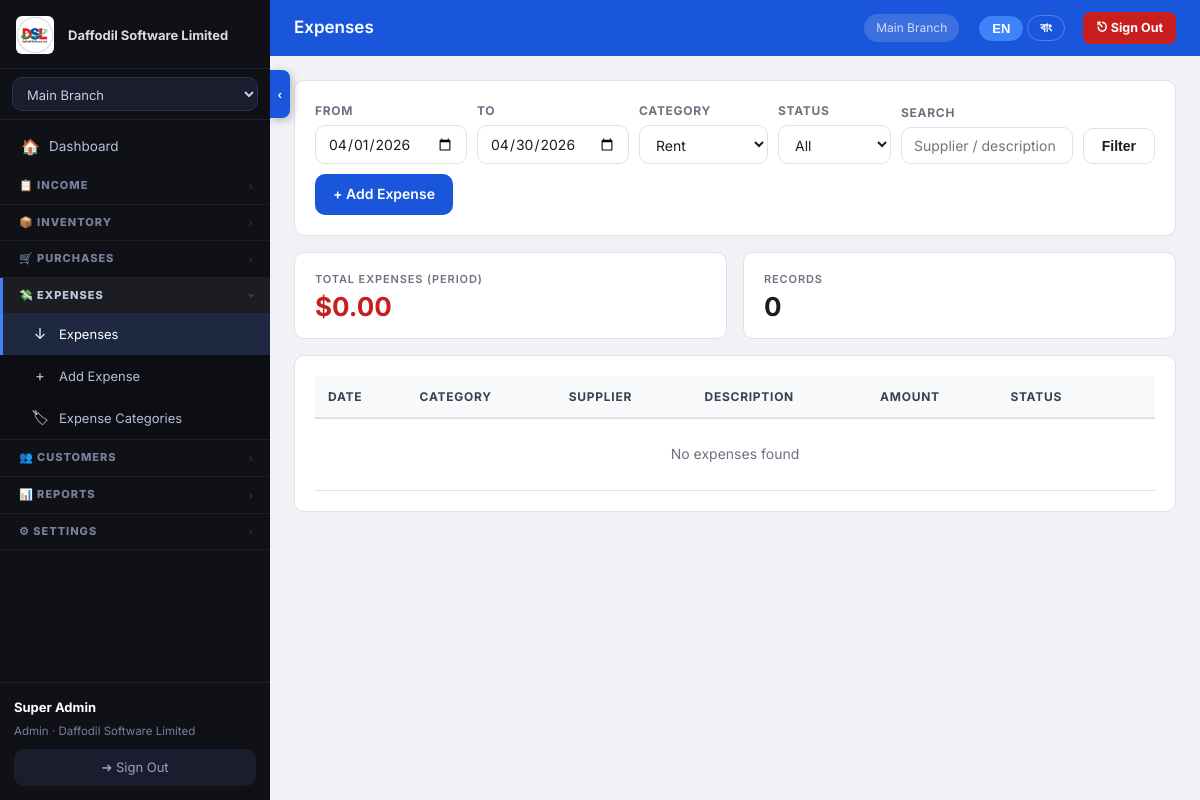
Page /public/expenses.php (signed in) on the committed database.
### tables this page shows
CREATE TABLE `company_settings` (
  `id` int(10) UNSIGNED NOT NULL,
  `tenant_id` int(10) UNSIGNED NOT NULL,
  `company_name` varchar(150) NOT NULL DEFAULT '',
  `address` text,
  `city` varchar(100) DEFAULT NULL,
  `country` varchar(100) DEFAULT NULL,
  `phone` varchar(50) DEFAULT NULL,
  `phone2` varchar(50) DEFAULT NULL,
  `email` varchar(150) DEFAULT NULL,
  `website` varchar(200) DEFAULT NULL,
  `logo_path` varchar(300) DEFAULT NULL,
  `currency` varchar(10) DEFAULT '$',
  `currency_code` varchar(5) DEFAULT 'USD',
  `tax_label` varchar(30) DEFAULT 'VAT',
  `invoice_prefix` varchar(10) DEFAULT 'INV',
  `footer_note` text,
  `updated_at` datetime DEFAULT CURRENT_TIMESTAMP ON UPDATE CURRENT_TIMESTAMP,
  `loyalty_earn_amount` decimal(10,2) NOT NULL DEFAULT '100.00',
  `loyalty_earn_points` int(11) NOT NULL DEFAULT '1',
  `loyalty_redeem_value` decimal(10,4) NOT NULL DEFAULT '1.0000',
  `loyalty_enabled` tinyint(1) NOT NULL DEFAULT '1',
  `loyalty_min_redeem` int(11) NOT NULL DEFAULT '10',
  `loyalty_expiry_days` int(11) NOT NULL DEFAULT '0'
);

CREATE TABLE `branches` (
  `id` int(10) UNSIGNED NOT NULL,
  `tenant_id` int(10) UNSIGNED NOT NULL,
  `name` varchar(120) NOT NULL,
  `address` text,
  `phone` varchar(30) DEFAULT NULL,
  `is_active` tinyint(1) DEFAULT '1',
  `branch_password` varchar(255) DEFAULT NULL,
  `created_at` datetime DEFAULT CURRENT_TIMESTAMP
);

### src/core.php (called while the page is built, shortened)
<?php
function db(): PDO {
    static $pdo = null;
    if ($pdo === null) {
        $dsn = sprintf('mysql:host=%s;dbname=%s;charset=%s', DB_HOST, DB_NAME, DB_CHARSET);
        $pdo = new PDO($dsn, DB_USER, DB_PASS, [
            PDO::ATTR_ERRMODE            => PDO::ERRMODE_EXCEPTION,
            PDO::ATTR_DEFAULT_FETCH_MODE => PDO::FETCH_ASSOC,
            PDO::ATTR_EMULATE_PREPARES   => false,
        ]);
    }
    return $pdo;
}
function auth(): array|null {
    return $_SESSION['pos_user'] ?? null;
}
function brid(): int { return (int)($_SESSION['active_branch'] ?? 0); }
function get_branches(): array {
    $u = auth();
    if ($u['branch_id']) {
        $s = db()->prepare('SELECT * FROM branches WHERE id=? AND tenant_id=? AND is_active=1');
        $s->execute([$u['branch_id'], $u['tenant_id']]);
    } else {
        $s = db()->prepare('SELECT * FROM branches WHERE tenant_id=? AND is_active=1 ORDER BY name');
        $s->execute([$u['tenant_id']]);
    }
    return $s->fetchAll();
}
function h(mixed $v): string { return htmlspecialchars((string)$v, ENT_QUOTES, 'UTF-8'); }
function money(float $v): string { return CURRENCY . number_format($v, 2); }
function paginate(int $total, int $per_page, int $page): array {
    $pages = max(1, (int)ceil($total / $per_page));
    $page  = max(1, min($page, $pages));
    return ['total'=>$total,'per_page'=>$per_page,'page'=>$page,'pages'=>$pages,
            'offset'=>($page-1)*$per_page];
}

### public/expenses.php (the view, shortened to what this page needs)
<?php
require_once __DIR__ . '/../src/core.php';
$page_title = 'Expenses';
$tid = tid(); $bid = brid();
$search = trim($_GET['q']   ?? '');
$cat    = (int)($_GET['cat'] ?? 0);
$from   = $_GET['from']     ?? date('Y-m-01');
$to     = $_GET['to']       ?? date('Y-m-d');
$pg     = max(1,(int)($_GET['page']??1));
$per    = 20;
$where = 'e.tenant_id=? AND e.branch_id=? AND e.date BETWEEN ? AND ?';
$params = [$tid,$bid,$from,$to];
$cnt = db()->prepare("SELECT COUNT(*) FROM expenses e WHERE $where");
$cnt->execute($params); $total = (int)$cnt->fetchColumn();
$pag = paginate($total,$per,$pg);
$stmt = db()->prepare("SELECT e.*, ec.name cat_name FROM expenses e
  LEFT JOIN expense_categories ec ON ec.id=e.category_id
  WHERE $where ORDER BY e.date DESC, e.id DESC
  LIMIT {$pag['per_page']} OFFSET {$pag['offset']}");
$stmt->execute($params); $rows = $stmt->fetchAll();
$cats = db()->prepare('SELECT * FROM expense_categories WHERE tenant_id=? ORDER BY name');
$cats->execute([$tid]); $categories = $cats->fetchAll();
$ts = db()->prepare("SELECT COALESCE(SUM(e.amount),0) FROM expenses e WHERE $where AND e.status!='cancelled'");
$ts->execute($params); $period_total = (float)$ts->fetchColumn();
?>
<div class="card" style="margin-bottom:16px">
  <form method="get" style="display:flex;flex-wrap:wrap;gap:10px;align-items:flex-end">
    <div class="form-group" style="margin:0"><label>From</label><input type="date" name="from" value="<?= h($from) ?>"></div>
    <div class="form-group" style="margin:0"><label>To</label><input type="date" name="to" value="<?= h($to) ?>"></div>
    <div class="form-group" style="margin:0"><label>Category</label>
      <select name="cat">
        <?php foreach ($categories as $c): ?>
          <option value="<?= $c['id'] ?>" <?= $cat==$c['id']?'selected':'' ?>><?= h($c['name']) ?></option>
        <?php endforeach; ?>
      </select>
    </div>
    <div class="form-group" style="margin:0"><label>Status</label>
      <select name="status">
        <option value="">All</option>
      </select>
    </div>
    <div class="form-group" style="margin:0;flex:1;min-width:160px"><label>Search</label>
      <input type="text" name="q" value="<?= h($search) ?>" placeholder="Supplier / description">
    </div>
    <button class="btn btn-outline">Filter</button>
    <a href="<?= APP_URL ?>/expense-add.php" class="btn btn-primary">+ Add Expense</a>
  </form>
</div>
<div class="stats-grid" style="margin-bottom:16px">
  <div class="stat-card">
    <div class="stat-label">Total Expenses (period)</div>
    <div class="stat-value expense"><?= money($period_total) ?></div>
  </div>
  <div class="stat-card">
    <div class="stat-label">Records</div>
    <div class="stat-value"><?= number_format($total) ?></div>
  </div>
</div>
<div class="card">
  <div class="table-wrap">
    <table>
      <thead><tr><th>Date</th><th>Category</th><th>Supplier</th><th>Description</th><th>Amount</th><th>Status</th><th></th></tr></thead>
      <tbody>
      <?php if (!$rows): ?><tr><td colspan="7" style="text-align:center;color:var(--c-muted);padding:24px">No expenses found</td></tr><?php endif; ?>
      </tbody>
    </table>
  </div>
</div>
<?php
$content = ob_get_clean();
include __DIR__ . '/../templates/layout.php';

### templates/layout.php (shortened to what this page needs)
<?php
$user             = auth();
$branches         = get_branches();
$active_branch    = brid();
$cs_stmt          = db()->prepare('SELECT * FROM company_settings WHERE tenant_id=?');
$cs_stmt->execute([tid()]);
$cs               = $cs_stmt->fetch() ?: [];
$app_display_name = !empty($cs['company_name']) ? $cs['company_name'] : APP_NAME;
$logo_url         = '';
if (!empty($cs['logo_path'])) $logo_url = APP_URL . '/' . ltrim($cs['logo_path'], '/');
?><!DOCTYPE html>
<html lang="en" id="html-root" data-lang="en">
<head>
<link rel="stylesheet" href="<?= APP_URL ?>/assets/style.css">
</head>
<body class="<?= (isset($_COOKIE['sidebar_collapsed']) && $_COOKIE['sidebar_collapsed']==='1') ? 'sidebar-collapsed' : '' ?>">
<aside class="sidebar" id="sidebar">
  <div class="sidebar-logo">
    <?php if ($logo_url): ?>
      <img src="<?= h($logo_url) ?>" style="height:38px;max-width:130px;object-fit:contain;border-radius:6px">
      <span class="nav-text sidebar-logo-text" style="font-size:13px;opacity:.85;margin-left:4px"><?= h($app_display_name) ?></span>
    <?php else: ?>
      <span style="font-size:26px;color:#3f83f8;flex-shrink:0">⬡</span>
      <span class="nav-text sidebar-logo-text" style="font-size:15px;font-weight:800"><?= h($app_display_name) ?></span>
    <?php endif; ?>
  </div>
  <form method="post" action="<?= APP_URL ?>/branch-switch.php" class="branch-form">
    <select name="branch_id" onchange="this.form.submit()" class="branch-select">
      <?php foreach ($branches as $b): ?>
        <option value="<?= $b['id'] ?>" <?= $b['id']==$active_branch?'selected':'' ?>><?= h($b['name']) ?></option>
      <?php endforeach; ?>
    </select>
  </form>
  <nav class="nav">
    <?php $p = basename($_SERVER['PHP_SELF']); ?>
    <a href="<?= APP_URL ?>/index.php"
       class="nav-link <?= $p==='index.php'?'active':'' ?>"
       title="Dashboard">
      <span class="nav-icon">🏠</span>
      <span class="nav-text"><span class="t-en">Dashboard</span><span class="t-bn">ড্যাশবোর্ড</span></span>
    </a>
    <div class="nav-group <?= in_array($p,['pos.php','income.php','income-add.php','sales-returns.php','sales-return-add.php'])?'open':'' ?>" id="group-income">
      <div class="nav-group-header" onclick="toggleNavGroup('group-income')">
        <div class="nav-section">
          <span class="nav-text"><span class="t-en">📋 INCOME</span><span class="t-bn">📋 আয়</span></span>
        </div>
        <span class="nav-group-arrow">›</span>
      </div>
    </div>
    <div class="nav-group <?= in_array($p,['items.php','item-add.php','barcode-print.php','inventory-report.php','stock-transfers.php','stock-transfer-add.php'])?'open':'' ?>" id="group-inventory">
      <div class="nav-group-header" onclick="toggleNavGroup('group-inventory')">
        <div class="nav-section">
          <span class="nav-text"><span class="t-en">📦 INVENTORY</span><span class="t-bn">📦 স্টক</span></span>
        </div>
        <span class="nav-group-arrow">›</span>
      </div>
    </div>
    <div class="nav-group <?= in_array($p,['purchases.php','purchase-add.php','purchase-returns.php','purchase-return-add.php'])?'open':'' ?>" id="group-purchases">
      <div class="nav-group-header" onclick="toggleNavGroup('group-purchases')">
        <div class="nav-section">
          <span class="nav-text"><span class="t-en">🛒 PURCHASES</span><span class="t-bn">🛒 ক্রয়</span></span>
        </div>
        <span class="nav-group-arrow">›</span>
      </div>
    </div>
    <div class="nav-group <?= in_array($p,['expenses.php','expense-add.php','expense-categories.php'])?'open':'' ?>" id="group-expenses">
      <div class="nav-group-header" onclick="toggleNavGroup('group-expenses')">
        <div class="nav-section">
          <span class="nav-text"><span class="t-en">💸 EXPENSES</span><span class="t-bn">💸 খরচ</span></span>
        </div>
        <span class="nav-group-arrow">›</span>
      </div>
      <div class="nav-group-body">
        <a href="<?= APP_URL ?>/expenses.php" class="nav-link <?= $p==='expenses.php'?'active':'' ?>" title="Expenses">
          <span class="nav-icon">↓</span><span class="nav-text"><span class="t-en">Expenses</span><span class="t-bn">খরচ তালিকা</span></span>
        </a>
        <a href="<?= APP_URL ?>/expense-add.php" class="nav-link <?= $p==='expense-add.php'?'active':'' ?>" title="Add Expense">
          <span class="nav-icon">+</span><span class="nav-text"><span class="t-en">Add Expense</span><span class="t-bn">খরচ যোগ</span></span>
        </a>
        <a href="<?= APP_URL ?>/expense-categories.php" class="nav-link <?= $p==='expense-categories.php'?'active':'' ?>" title="Expense Categories">
          <span class="nav-icon">🏷</span><span class="nav-text"><span class="t-en">Expense Categories</span><span class="t-bn">খরচের ধরন</span></span>
        </a>
      </div>
    </div>
    <div class="nav-group <?= in_array($p,['customers.php','memberships.php','membership-add.php','loyalty-points.php'])?'open':'' ?>" id="group-customers">
      <div class="nav-group-header" onclick="toggleNavGroup('group-customers')">
        <div class="nav-section">
          <span class="nav-text"><span class="t-en">👥 CUSTOMERS</span><span class="t-bn">👥 গ্রাহক</span></span>
        </div>
        <span class="nav-group-arrow">›</span>
      </div>
    </div>
    <div class="nav-group <?= in_array($p,['report.php','report-sales.php','report-dues.php','report-supplier-dues.php','report-purchases.php','report-expenses.php'])?'open':'' ?>" id="group-reports">
      <div class="nav-group-header" onclick="toggleNavGroup('group-reports')">
        <div class="nav-section">
          <span class="nav-text"><span class="t-en">📊 REPORTS</span><span class="t-bn">📊 রিপোর্ট</span></span>
        </div>
        <span class="nav-group-arrow">›</span>
      </div>
    </div>
    <?php if (in_array($user['role'] ?? '', ['admin','superadmin'])): ?>
    <div class="nav-group <?= in_array($p,['users.php','branches.php','company-setup.php','admin-cms.php','activity-logs.php','superadmin.php','subscription.php'])?'open':'' ?>" id="group-settings">
      <div class="nav-group-header" onclick="toggleNavGroup('group-settings')">
        <div class="nav-section">
          <span class="nav-text"><span class="t-en">⚙ SETTINGS</span><span class="t-bn">⚙ সেটিংস</span></span>
        </div>
        <span class="nav-group-arrow">›</span>
      </div>
    </div>
    <?php endif; ?>
  </nav>
  <div class="sidebar-footer">
    <div class="user-badge">
      <strong class="nav-text"><?= h($user['name']) ?></strong>
      <span class="nav-text"><?= h(ucfirst($user['role'])) ?> · <?= h($app_display_name) ?></span>
    </div>
    <a href="<?= APP_URL ?>/logout.php" class="btn-logout" title="Sign Out">
      <span class="nav-text"><span class="t-en">➜ Sign Out</span><span class="t-bn">➜ সাইন আউট</span></span>
    </a>
  </div>
</aside>
<button class="sidebar-toggle-tab no-print" id="sidebarToggleTab"
        onclick="toggleSidebar()" title="Toggle sidebar">
  <span class="tab-arrow"></span>
</button>
<div class="main-wrap" id="mainWrap">
  <header class="top-bar">
    <h1 class="page-heading"><?= h($page_title ?? '') ?></h1>
    <span class="top-bar-branch"><?php
      foreach ($branches as $b) if ($b['id'] == $active_branch) echo h($b['name']);
    ?></span>
    <div class="lang-toggle no-print" style="margin-left:8px">
      <button class="lang-btn active" id="btn-lang-en" onclick="setLang('en')">EN</button>
      <button class="lang-btn"        id="btn-lang-bn" onclick="setLang('bn')">বাং</button>
    </div>
    <a href="<?= APP_URL ?>/logout.php" class="topbar-signout no-print"
       onclick="return confirm('Sign out?')" title="Sign Out">
      <span class="t-en">⎋ Sign Out</span><span class="t-bn">⎋ বের হন</span>
    </a>
  </header>
  <main class="content"><?= $content ?? '' ?></main>
</div>
</body>
</html>

### templates/layout.php (style rules this page uses)
:root { --sidebar-w: 270px; --sidebar-collapsed-w: 64px; --topbar-h: 58px; --transition: 0.25s cubic-bezier(.4,0,.2,1); }
.sidebar { width: var(--sidebar-w); transition: width var(--transition), transform var(--transition); overflow: hidden; position: fixed; top: 0; left: 0; height: 100vh; z-index: 200; display: flex; flex-direction: column; }
.sidebar .nav { flex: 1 1 0; overflow-y: auto; overflow-x: hidden; scrollbar-width: thin; scrollbar-color: #3a3d56 transparent; min-height: 0; }
.sidebar-logo { flex-shrink: 0; }
.branch-form { flex-shrink: 0; }
.sidebar-footer { flex-shrink: 0; }
.main-wrap { margin-left: var(--sidebar-w); transition: margin-left var(--transition); }
.sidebar-toggle-tab { position: fixed; top: calc(var(--topbar-h) + 12px); left: var(--sidebar-w); width: 20px; height: 48px; background: #1a56db; border-radius: 0 8px 8px 0; cursor: pointer; z-index: 300; display: flex; align-items: center; justify-content: center; transition: left var(--transition), background .15s; box-shadow: 2px 2px 8px rgba(0,0,0,.25); border: none; padding: 0; }
.sidebar-toggle-tab .tab-arrow { color: #fff; font-size: 13px; font-weight: 700; line-height: 1; transition: transform var(--transition); user-select: none; }
.sidebar-toggle-tab .tab-arrow::after { content: '‹'; }
.nav-group { border-bottom: 1px solid rgba(255,255,255,.06); }
.nav-group-header { width: 100%; display: flex; align-items: center; gap: 8px; padding: 9px 16px; background: none; border: none; cursor: pointer; color: #7b7e9e; font-size: 11px; font-weight: 800; text-transform: uppercase; letter-spacing: .09em; text-align: left; transition: background .12s, color .12s; border-left: 3px solid transparent; }
.nav-group.open .nav-group-header { color: #c5c8e0; background: rgba(255,255,255,.05); border-left-color: #3f83f8; }
.nav-group-arrow { margin-left: auto; font-size: 10px; transition: transform var(--transition); opacity: .5; }
.nav-group.open .nav-group-arrow { transform: rotate(90deg); opacity: 1; }
.nav-group-body { max-height: 0; overflow: hidden; background: rgba(0,0,0,.15); transition: max-height 0.28s cubic-bezier(.4,0,.2,1); }
.nav-group.open .nav-group-body { max-height: 600px; }
.nav-group-body .nav-link { padding-left: 28px; font-size: 13px; }
.topbar-signout { display: inline-flex; align-items: center; gap: 5px; padding: 6px 13px; background: #c81e1e; color: #fff; border-radius: 7px; font-size: 12.5px; font-weight: 700; text-decoration: none; white-space: nowrap; margin-left: 6px; transition: background .15s, transform .1s; flex-shrink: 0; }

### rows in the picture
company_settings: logo_path (picture), company_name "Daffodil Software Limited"
branches: name "Main Branch"

### other values in the picture
$user['name'] "Super Admin"
$user['role'] "Admin"
$page_title "Expenses"
money($period_total) "$0.00"
$total "0"
form field branch_id "Main Branch"
form field cat "Rent"
